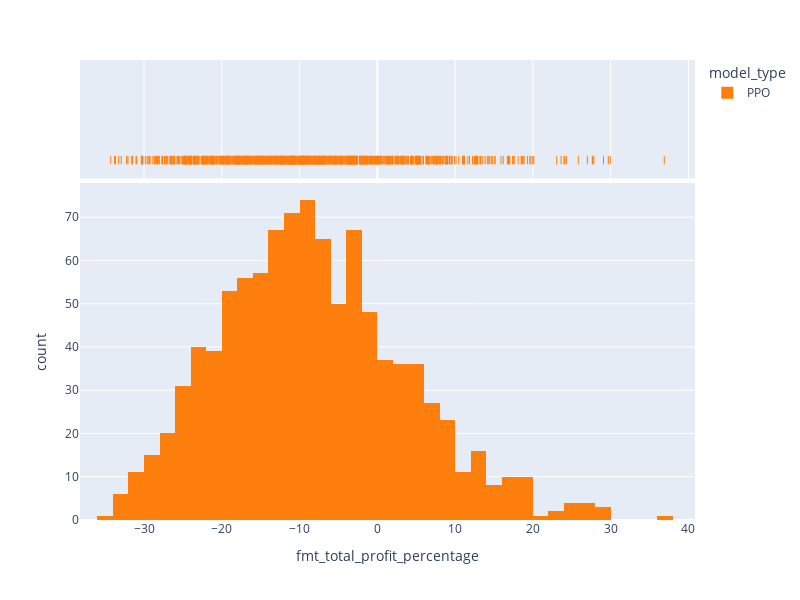

The cell this chart's notebook holds for it:
### Code cell
fig = px.histogram(df_trader_results, x="fmt_total_profit_percentage", color="model_type", color_discrete_sequence=[ "#FF7F0E", "#00CC96", "#10aded", "#8A56EF"],  width=800, height=600, marginal="rug", # can be `box`, `violin`
                         hover_data=['total_reward_cash','fmt_total_profit_percentage', 'num_of_trades', 'sim_id'])
fig.show()

### Figure 1 — Plotly figure (JSON) as saved in the notebook; plotly's stock layout.template omitted (floating-point values rounded to 4 significant figures; data arrays with more than 128 entries replaced by an {"elided": "..."} marker saying what was removed)
{"data": [{"alignmentgroup": "True", "bingroup": "x", "hovertemplate": "model_type=PPO<br>fmt_total_profit_percentage=%{x}<br>count=%{y}<extra></extra>", "legendgroup": "PPO", "marker": {"color": "#FF7F0E", "pattern": {"shape": ""}}, "name": "PPO", "offsetgroup": "PPO", "orientation": "v", "showlegend": true, "type": "histogram", "x": {"elided": "1000 float values"}, "xaxis": "x", "yaxis": "y"}, {"alignmentgroup": "True", "boxpoints": "all", "customdata": {"elided": "1000x3 float values"}, "fillcolor": "rgba(255,255,255,0)", "hoveron": "points", "hovertemplate": "model_type=PPO<br>fmt_total_profit_percentage=%{x}<br>total_reward_cash=%{customdata[0]}<br>num_of_trades=%{customdata[1]}<br>sim_id=%{customdata[2]}<extra></extra>", "jitter": 0, "legendgroup": "PPO", "line": {"color": "rgba(255,255,255,0)"}, "marker": {"color": "#FF7F0E", "symbol": "line-ns-open"}, "name": "PPO", "offsetgroup": "PPO", "showlegend": false, "type": "box", "x": {"elided": "1000 float values"}, "xaxis": "x2", "yaxis": "y2"}], "layout": {"barmode": "relative", "height": 600, "legend": {"title": {"text": "model_type"}, "tracegroupgap": 0}, "margin": {"t": 60}, "width": 800, "xaxis": {"anchor": "y", "domain": [0, 1], "title": {"text": "fmt_total_profit_percentage"}}, "xaxis2": {"anchor": "y2", "domain": [0, 1], "matches": "x", "showgrid": true, "showticklabels": false}, "yaxis": {"anchor": "x", "domain": [0, 0.7326], "title": {"text": "count"}}, "yaxis2": {"anchor": "x2", "domain": [0.7426, 1], "matches": "y2", "showgrid": false, "showline": false, "showticklabels": false, "ticks": ""}}}
